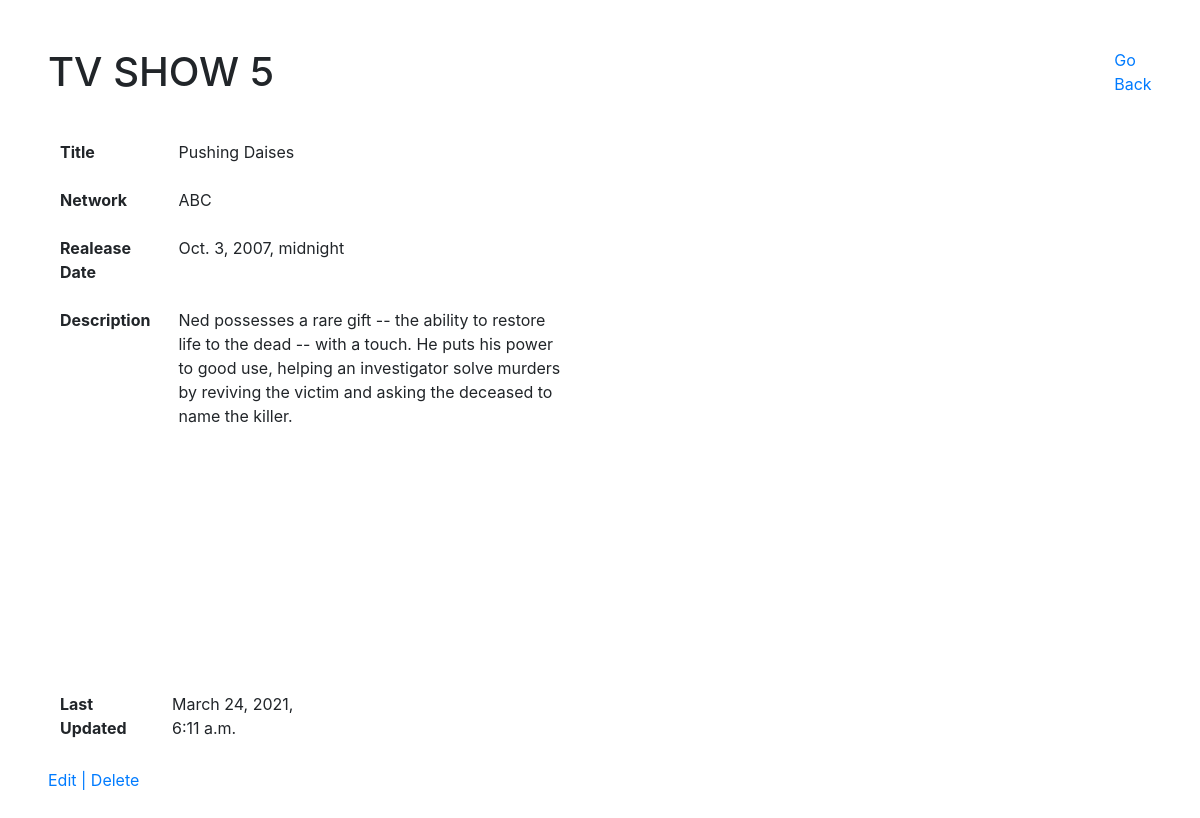
Screenshot of /shows/5 with the database file from the repository.
### shows_app/models.py (models this page shows)
class Show(models.Model):
    title = models.CharField(max_length=45)
    network = models.CharField(max_length=45)
    description = models.TextField()
    release_date = models.DateTimeField()
    created_at = models.DateTimeField(auto_now_add=True)
    updated_at = models.DateTimeField(auto_now=True)
    objects = ShowManager()

### shows_app/views.py (the view)
# urls.py: path('shows/<int:show_id>', views.about),
def about(request, show_id):
    show = Show.objects.get(id=show_id)
    context = {
        'id': show.id,
        'title': show.title,
        'network': show.network,
        'date': show.release_date,
        'desc': show.description,
        'update_date': show.updated_at
    }
    return render(request, "about.html", context)

### shows_app/templates/about.html (shortened to what this page needs)
{% extends 'index.html' %}
{% block content %}
<div id="wrapper" style="padding: 3rem; display: flex; justify-content: space-around; padding: 3rem;">
    <main style="min-width: 80%;">
        <h1>TV SHOW {{ id }}</h1>
        <table style="width: 50%; margin-top: 2rem;" class="table table-borderless">
            <tbody>
                <tr>
                    <th scope="row">Title</th>
                    <td>{{ title }}</td>
                </tr>
                <tr>
                    <th scope="row">Network</th>
                    <td>{{ network }}</td>
                </tr>
                <tr>
                    <th scope="row">Realease Date</th>
                    <td colspan="2">{{ date }}</td>
                </tr>
                <tr>
                    <th scope="row">Description</th>
                    <td>{{ desc }}</td>
                </tr>
            </tbody>
        </table>
        <table style="width: 25%; margin-top: 15rem; margin-bottom: 1rem;" class="table table-borderless">
            <tbody>
                <tr>
                    <th scope="row">Last Updated</th>
                    <td>{{ update_date }}</td>
                </tr>
            </tbody>
        </table>
        <a href="/shows/{{ id }}/edit">Edit |</a>
        <a href="/shows/{{ id }}/destroy">Delete</a>
    </main>
    <nav>
        <a href="/shows" >Go Back</a>
    </nav>
</div>
{% endblock content %}

### rows the page displays
Show: title "Pushing Daises", network "ABC", release_date "Oct. 3, 2007, midnight", description "Ned possesses a rare gift -- the ability to restore life to the dead -- with a touch. He puts his power to good use, helping an investigator solve murders by reviving the victim and asking the deceased to name the killer.", updated_at "March 24, 2021, 6:11 a.m."

### other values shown
{{ id }} "5"
